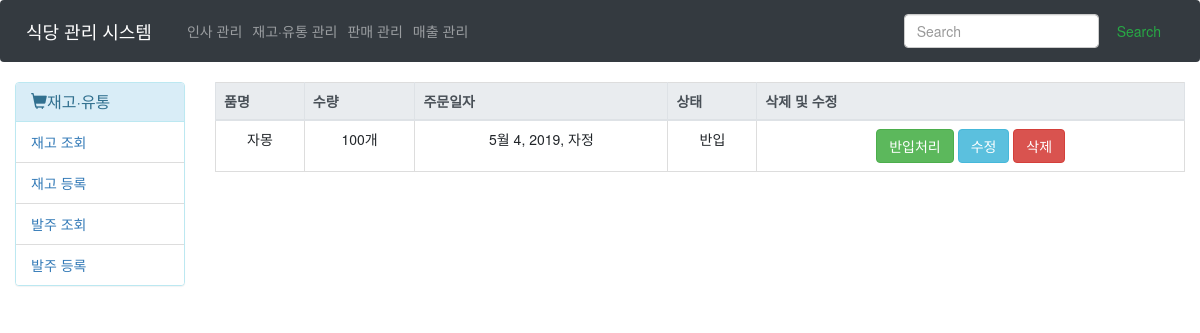
Page /Order/Inquiry/ on the earlier database version.
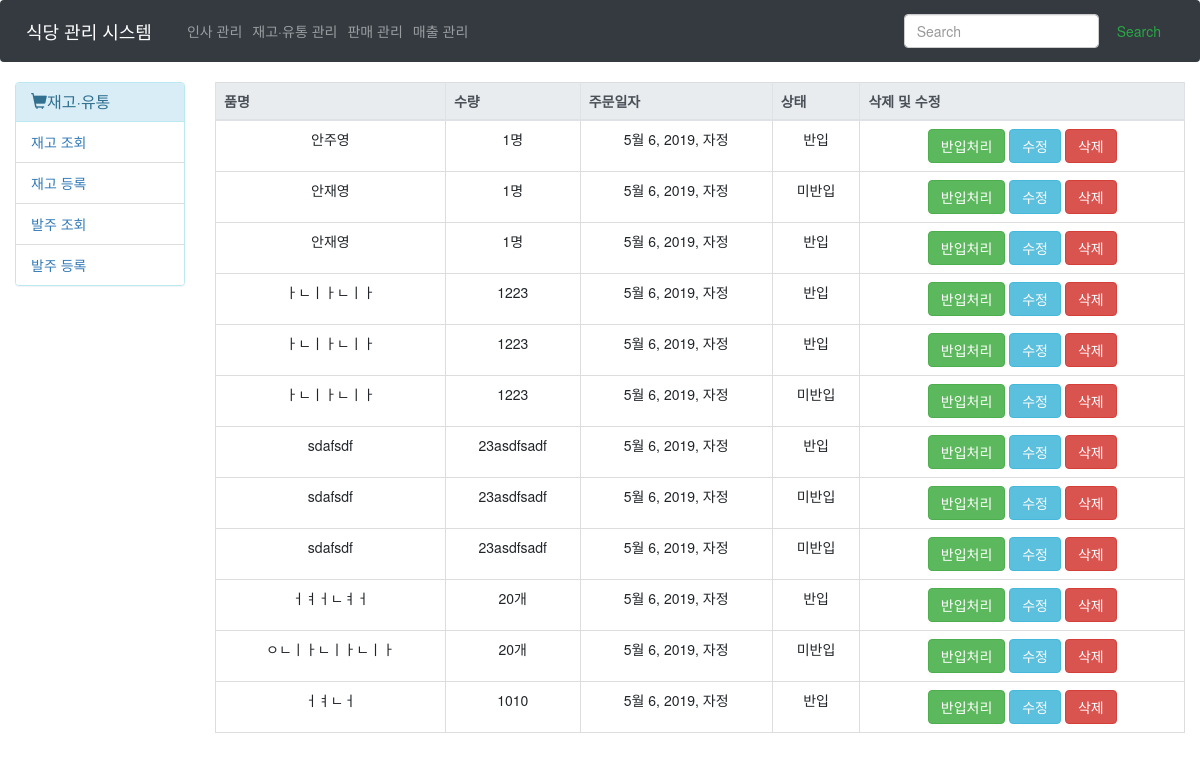
Same page on the later database version.
### Main/models.py (models this page shows)
class Order(models.Model):
    o_name = models.CharField(max_length=30, verbose_name="품명")
    o_count = models.PositiveIntegerField(verbose_name="수량")
    o_unit = models.CharField(max_length=10, verbose_name='단위', blank=True, null=True)
    o_order_at = models.DateTimeField(verbose_name='주문일자')
    o_status = models.BooleanField(verbose_name='상태', default=False)

### Main/views.py (the view)
# urls.py: path('Order/Inquiry/', views.readOrders, name='readOrders'),
def readOrders(request):
    try:
        Orders = Order.objects.all()
    except Exception as e:
        Orders = None
    return render(request, 'Main/Order/Order_read_items.html',{
        'Orders' : Orders,
    })

### Main/templates/Main/Order/Order_read_items.html (shortened to what this page needs)
{% extends 'Main/Stock/main.html' %}
{% load Stock %}
{% block content %}
    <table class="table table-bordered text-center">
    <thead class="thead thead-light">
        <th>품명</th>
        <th>수량</th>
        <th>주문일자</th>
        <th>상태</th>
        <th>삭제 및 수정</th>
    </thead>
    <tbody>
    {% if Orders %}
        {% for order in Orders %}
        <tr>
            <td>{{order.o_name}}</td>
            <td>{{order.o_count}}{{order.o_unit}}</td>
            <td>{{order.o_order_at}}</td>
            {% if order.o_status == True %}
                <td>반입</td>
            {% else %}
                <td>미반입</td>
            {% endif%}
            <td>
                <input class="btn btn-success" type="button" value="반입처리" onclick="IncomingOrder({{order.pk}})">
                <form action="{% url 'main:updateOrder' order.pk %}" method="GET" style="display : inline;">
                    <input type="submit" class="btn btn-info" value="수정">
                </form>
                <form name="delete" method="POST" style="display : inline;">
                    <input type="button" class="btn btn-danger" value="삭제" onclick="o_isDelete({{order.pk}})">
                </form>
            </td>
        </tr>
        {% endfor %}
    {% else %}
        <td colspan="5">발주 항목이 없습니다.</td>
    {% endif %}
    </tbody>
    </table>
{% endblock %}

Differences in the rows shown:
removed Order: o_name "자몽", o_count "100", o_unit "개", o_order_at "5월 4, 2019, 자정", o_status "반입"
added Order: o_name "안주영", o_count "1", o_unit "명", o_order_at "5월 6, 2019, 자정", o_status "반입"
added Order: o_name "안재영", o_count "1", o_unit "명", o_order_at "5월 6, 2019, 자정", o_status "미반입"
added Order: o_name "안재영", o_count "1", o_unit "명", o_order_at "5월 6, 2019, 자정", o_status "반입"
added Order: o_name "ㅏㄴㅣㅏㄴㅣㅏ", o_count "12", o_unit "23", o_order_at "5월 6, 2019, 자정", o_status "반입"
added Order: o_name "ㅏㄴㅣㅏㄴㅣㅏ", o_count "12", o_unit "23", o_order_at "5월 6, 2019, 자정", o_status "반입"
added Order: o_name "ㅏㄴㅣㅏㄴㅣㅏ", o_count "12", o_unit "23", o_order_at "5월 6, 2019, 자정", o_status "미반입"
added Order: o_name "sdafsdf", o_count "23", o_unit "asdfsadf", o_order_at "5월 6, 2019, 자정", o_status "반입"
added Order: o_name "sdafsdf", o_count "23", o_unit "asdfsadf", o_order_at "5월 6, 2019, 자정", o_status "미반입"
added Order: o_name "sdafsdf", o_count "23", o_unit "asdfsadf", o_order_at "5월 6, 2019, 자정", o_status "미반입"
added Order: o_name "ㅓㅕㅓㄴㅕㅓ", o_count "20", o_unit "개", o_order_at "5월 6, 2019, 자정", o_status "반입"
added Order: o_name "ㅇㄴㅣㅏㄴㅣㅏㄴㅣㅏ", o_count "20", o_unit "개", o_order_at "5월 6, 2019, 자정", o_status "미반입"
added Order: o_name "ㅓㅕㄴㅓ", o_count "10", o_unit "10", o_order_at "5월 6, 2019, 자정", o_status "반입"
